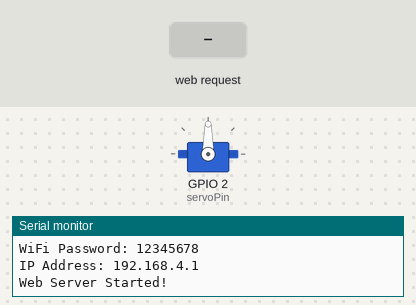
This sketch was run on a simulated ESP32. Parts: servo, the last lines printed to the serial monitor. The test bench sets the inputs (shaded band).

Above: at 1.2 s.
1.3 s: HTTP request GET /servo?angle=1 received
At 1.9 s:
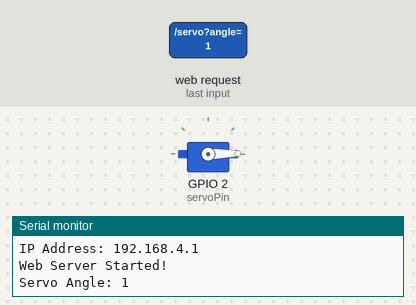
2.8 s: HTTP request GET /servo?angle=120 received
At 4.2 s:
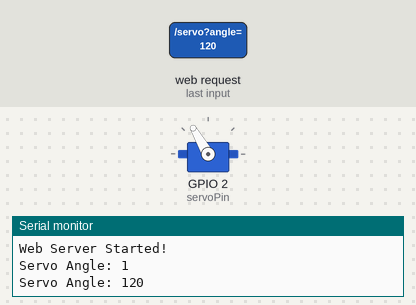
Timing chart, 0 to 5.8 s (numbered marks = the images above; inputs shaded):
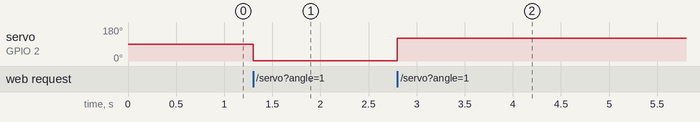

The sketch:

ESP32.ino
```cpp
#include <WiFi.h>
#include <WebServer.h>
#include <ESP32Servo.h>

Servo servo;

WebServer server(80);

// Servo pin
const int servoPin = 2;

// Access Point credentials
const char* apName = "ESP32-Servo";
const char* apPassword = "12345678";

int angle = 90;


// =========================
// WEB PAGE
// =========================

void handleRoot() {

  String html = R"rawliteral(
<!DOCTYPE html>
<html>

<head>

<meta name="viewport"
      content="width=device-width, initial-scale=1">

<title>ESP32 Servo Control</title>

<style>

body {
  font-family: Arial;
  text-align: center;
  background: #eeeeee;
  margin-top: 50px;
}

.container {
  background: white;
  max-width: 400px;
  margin: auto;
  padding: 30px;
  border-radius: 15px;
  box-shadow: 0px 0px 15px #aaaaaa;
}

h1 {
  color: #333333;
}

#value {
  font-size: 40px;
  font-weight: bold;
}

input[type=range] {
  width: 100%;
}

button {
  font-size: 18px;
  padding: 12px 20px;
  margin: 10px 5px;
  border: none;
  border-radius: 8px;
  cursor: pointer;
}

</style>

</head>


<body>

<div class="container">

<h1>ESP32 Servo Control</h1>

<p>Servo Angle</p>

<div id="value">90°</div>

<br>

<input
  type="range"
  min="0"
  max="180"
  value="90"
  id="slider"
  oninput="moveServo(this.value)"
>

<br><br>

<button onclick="moveServo(0)">
0°
</button>

<button onclick="moveServo(90)">
90°
</button>

<button onclick="moveServo(180)">
180°
</button>

</div>


<script>

function moveServo(angle) {

  document.getElementById("value").innerHTML =
    angle + "°";

  document.getElementById("slider").value =
    angle;

  fetch("/servo?angle=" + angle);
}

</script>

</body>

</html>

)rawliteral";

  server.send(200, "text/html", html);
}


// =========================
// SERVO CONTROL
// =========================

void handleServo() {

  if (server.hasArg("angle")) {

    angle = server.arg("angle").toInt();

    // Limit angle from 0 to 180
    angle = constrain(angle, 0, 180);

    servo.write(angle);

    Serial.print("Servo Angle: ");
    Serial.println(angle);

    server.send(200, "text/plain", "OK");

  } else {

    server.send(400, "text/plain", "Missing angle");
  }
}


// =========================
// SETUP
// =========================

void setup() {

  Serial.begin(115200);

  // Attach servo
  servo.setPeriodHertz(50);
  servo.attach(servoPin, 500, 2400);

  // Set initial position
  servo.write(90);


  // =========================
  // CREATE ESP32 ACCESS POINT
  // =========================

  WiFi.mode(WIFI_AP);

  WiFi.softAP(apName, apPassword);


  Serial.println();
  Serial.println("==============================");
  Serial.println("ESP32 SERVO ACCESS POINT");
  Serial.println("==============================");

  Serial.print("WiFi Name: ");
  Serial.println(apName);

  Serial.print("WiFi Password: ");
  Serial.println(apPassword);

  Serial.print("IP Address: ");
  Serial.println(WiFi.softAPIP());


  // =========================
  // WEB SERVER
  // =========================

  server.on("/", handleRoot);

  server.on("/servo", handleServo);

  server.begin();

  Serial.println("Web Server Started!");
}


// =========================
// LOOP
// =========================

void loop() {

  server.handleClient();
}
```

Measured:
- after the input at 1.3 s, servo on GPIO 2 (servoPin): 90° → 1° at once
- after the input at 2.8 s, servo on GPIO 2 (servoPin): 1° → 120° at once
